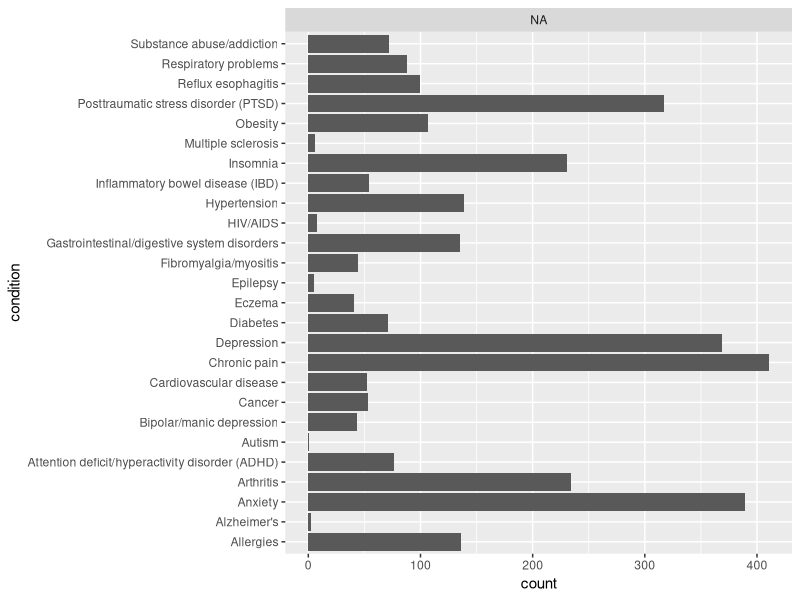

Write the R code that produced this figure.
## ---- chunk 1
library(tidyverse)
library(ggplot2)
## ---- chunk 2
# Read in raw data. These are the files downloaded from survey monkey saved as a .csv
raw_data_general <- read.csv("data/general.csv", stringsAsFactors = FALSE)
raw_data_botanist <- read.csv("data/botanist.csv", stringsAsFactors = FALSE)
raw_data_bask <- read.csv("data/bask.csv", stringsAsFactors = FALSE)
## ---- chunk 3

single_selection <- function(data, q.name)
  {
  responses <- 
    data %>%
    select(id = Respondent.ID, question = q.name) %>%
    slice(2:nrow(.)) %>%
    filter(question > 0)
  
  return(responses)
  }

## ---- chunk 4

test <- single_selection(
  data = raw_data_general,
  q.name = "What.is.your.age..in.years..")


## ---- chunk 5

choose_all <- function(data){
  
  responses <- 
    data %>%
    select(
      id = "Respondent.ID",
      question = "Which.of.the.following.health.conditions.do.you.face.and.or.have.been.diagnosed.with...Please.select.all.that.apply.",
      "X":"X.24")
    
  colnames(responses) <- responses[1, ]
  responses <- responses[-1, ]
  responses <- 
    responses %>% 
    rename(id = 1) %>%
    gather(key = condition, value = checked, "Chronic pain":Insomnia) %>%
    filter(checked >= 1) %>%
    select(-checked)
  
  return(responses)
  
}

## ---- chunk 6

test <- choose_all(raw_data_general)

## ---- chunk 7
# Pull information for only this question out of each survey
# - Rename columns
# - Drop first row (first row contained column names)
# - Add survey source as a variable

    ## General
general <-
  choose_all(raw_data_general) %>%
  left_join(
    single_selection(data = raw_data_general, q.name = "What.is.your.age..in.years..")
  )


  ## Bask
bask <-
  choose_all(raw_data_bask) %>%
  left_join(
    single_selection(data = raw_data_bask, q.name = "What.is.your.age..in.years..")
  )


  ## Botanist
botanist <-
  choose_all(raw_data_botanist) %>%
  left_join(
    single_selection(data = raw_data_botanist, q.name = "What.is.your.age..in.years..")
  )



## ---- chunk 8

all <-
  rbind(general, bask, botanist) %>%
  filter(!is.na(question)) %>%
  mutate(question = as.numeric(question)) %>%
  mutate(range = case_when(
      question == 1 ~ "21 - 29",
      question == 2 ~ "30 - 39",
      question == 3 ~ "40 - 49",
      question == 4 ~ "50 - 59",
      question == 5 ~ "60 - 69",
      question == 6 ~ "70+")) %>%
  select(-id, -question)


## ---- chunk 9

for_plot <- 
  all %>%
  group_by(range, condition) %>%
  summarize(count = n())


## ---- chunk 10

p <- ggplot(data = for_plot, aes(x = condition, y = count)) +
  geom_bar(stat = 'identity') + 
  coord_flip() +
  facet_wrap(~range)

p

